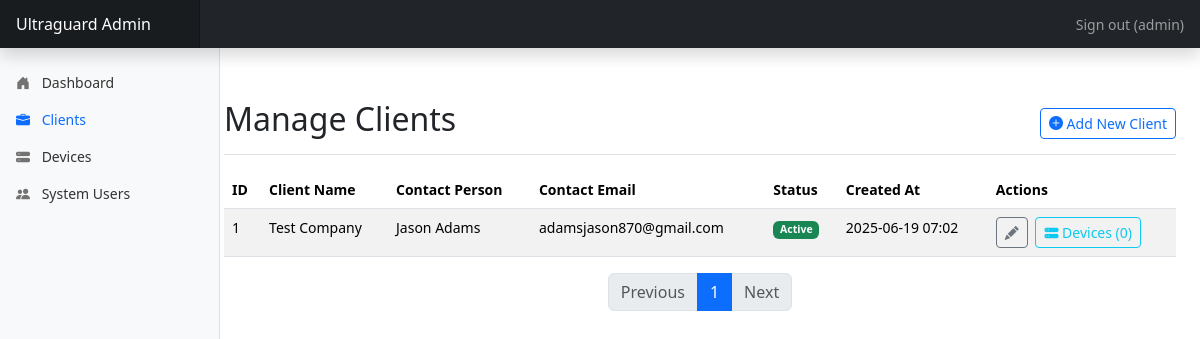
The app's page /admin/clients (signed in) with its own data.
### app/models.py (models this page shows, shortened)
class User(db.Model, UserMixin): # For both Ultraguard Admins and Client Users
    __tablename__ = 'users'
    id = db.Column(db.Integer, primary_key=True) # Required by UserMixin
    username = db.Column(db.String(80), unique=True, nullable=False) # Login username
    password_hash = db.Column(db.String(256), nullable=False)
    email = db.Column(db.String(120), unique=True, nullable=False) # Email for login/notifications
    role = db.Column(db.String(30), nullable=False, default='CLIENT_STAFF') # e.g., 'ULTRAGUARD_ADMIN', 'CLIENT_ADMIN', 'CLIENT_STAFF'
    is_active = db.Column(db.Boolean, default=True, nullable=False) # Required by UserMixin
    client_id = db.Column(db.Integer, db.ForeignKey('client.id'), nullable=True) # Null for Ultraguard Admins
    client = db.relationship('Client', backref=db.backref('client_users', lazy='dynamic'))
    created_at = db.Column(db.DateTime, default=lambda: datetime.now(timezone.utc))
    last_login_at = db.Column(db.DateTime, nullable=True)
    def is_ultraguard_admin(self):
        return self.role == 'ULTRAGUARD_ADMIN'

class Client(db.Model):
    __tablename__ = 'client'
    id = db.Column(db.Integer, primary_key=True)
    name = db.Column(db.String(150), unique=True, nullable=False)
    contact_person = db.Column(db.String(100), nullable=True)
    contact_email = db.Column(db.String(120), nullable=True)
    contact_phone = db.Column(db.String(30), nullable=True)
    is_active = db.Column(db.Boolean, default=True, nullable=False)
    created_at = db.Column(db.DateTime, default=lambda: datetime.now(timezone.utc))
    sites = db.relationship('Site', backref='client', lazy='dynamic', cascade="all, delete-orphan")
    devices = db.relationship('Device', backref='client', lazy='dynamic', cascade="all, delete-orphan")
    routes = db.relationship('Route', backref='client', lazy='dynamic', cascade="all, delete-orphan")
    checkpoints = db.relationship('Checkpoint', backref='client_owner', lazy='dynamic', cascade="all, delete-orphan")

### app/admin/routes.py (the view)
@bp.route('/clients')
@login_required
def list_clients():
    if not current_user.is_ultraguard_admin():
        flash('Access Denied.', 'danger')
        return redirect(url_for('admin.dashboard'))
    page = request.args.get('page', 1, type=int)
    clients = Client.query.order_by(Client.name.asc()).paginate(page=page, per_page=current_app.config.get('ITEMS_PER_PAGE', 10))
    return render_template('admin/clients/list_clients.html', title='Manage Clients', clients=clients)

### app/admin/routes.py (called while the page is built)
@login_manager.user_loader
def load_user(user_id):
    return db.session.get(User, int(user_id))

### app/templates/admin/clients/list_clients.html (shortened to what this page needs)
{% extends "admin_base.html" %}
{% block content %}
<div class="d-flex justify-content-between flex-wrap flex-md-nowrap align-items-center pt-3 pb-2 mb-3 border-bottom">
    <h1 class="h2">{{ title }}</h1>
    <div class="btn-toolbar mb-2 mb-md-0">
        <a href="{{ url_for('admin.add_client') }}" class="btn btn-sm btn-outline-primary">
            <i class="bi bi-plus-circle-fill"></i> Add New Client
        </a>
    </div>
</div>
{% if clients.items %}
<div class="table-responsive">
    <table class="table table-striped table-hover">
        <thead>
            <tr>
                <th>ID</th>
                <th>Client Name</th>
                <th>Contact Person</th>
                <th>Contact Email</th>
                <th>Status</th>
                <th>Created At</th>
                <th>Actions</th>
            </tr>
        </thead>
        <tbody>
            {% for client in clients.items %}
            <tr>
                <td>{{ client.id }}</td>
                <td>{{ client.name }}</td>
                <td>{{ client.contact_person or 'N/A' }}</td>
                <td>{{ client.contact_email or 'N/A' }}</td>
                <td>
                    {% if client.is_active %}
                        <span class="badge bg-success">Active</span>
                    {% else %}
                        <span class="badge bg-danger">Inactive</span>
                    {% endif %}
                </td>
                <td>{{ client.created_at.strftime('%Y-%m-%d %H:%M') if client.created_at else 'N/A' }}</td>
                <td>
                    <a href="{{ url_for('admin.edit_client', client_id=client.id) }}" class="btn btn-sm btn-outline-secondary me-1" title="Edit Client Details">
                        <i class="bi bi-pencil-fill"></i>
                    </a>
                    <a href="{{ url_for('admin.list_client_devices', client_id=client.id) }}" class="btn btn-sm btn-outline-info" title="Manage Devices for {{ client.name }}">
                        <i class="bi bi-hdd-stack-fill"></i> Devices ({{ client.devices.count() }})
                    </a>
                </td>
            </tr>
            {% endfor %}
        </tbody>
    </table>
</div>
<nav aria-label="Client list navigation">
    <ul class="pagination justify-content-center">
        {% if clients.has_prev %}
            <li class="page-item"><a class="page-link" href="{{ url_for('admin.list_clients', page=clients.prev_num) }}">Previous</a></li>
        {% else %}
            <li class="page-item disabled"><span class="page-link">Previous</span></li>
        {% endif %}
        {% for page_num in clients.iter_pages(left_edge=1, right_edge=1, left_current=2, right_current=2) %}
            {% if page_num %}
                {% if clients.page == page_num %}
                    <li class="page-item active"><span class="page-link">{{ page_num }}</span></li>
                {% else %}
                    <li class="page-item"><a class="page-link" href="{{ url_for('admin.list_clients', page=page_num) }}">{{ page_num }}</a></li>
                {% endif %}
            {% else %}
                <li class="page-item disabled"><span class="page-link">...</span></li>
            {% endif %}
        {% endfor %}
        {% if clients.has_next %}
            <li class="page-item"><a class="page-link" href="{{ url_for('admin.list_clients', page=clients.next_num) }}">Next</a></li>
        {% else %}
            <li class="page-item disabled"><span class="page-link">Next</span></li>
        {% endif %}
    </ul>
</nav>
{% else %}
<div class="alert alert-info mt-3" role="alert">
    No clients found. <a href="{{ url_for('admin.add_client') }}" class="alert-link">Add the first client now!</a>
</div>
{% endif %}
{% endblock %}

### app/templates/admin_base.html (shortened to what this page needs)
<!DOCTYPE html>
<html lang="en">
<head>
    <link href="https://cdn.jsdelivr.net/npm/bootstrap@5.3.2/dist/css/bootstrap.min.css" rel="stylesheet">
    <link href="https://cdn.jsdelivr.net/npm/bootstrap-icons@1.11.1/font/bootstrap-icons.css" rel="stylesheet">
</head>
<body>
    <header class="navbar navbar-dark sticky-top bg-dark flex-md-nowrap p-0 shadow">
        <a class="navbar-brand col-md-3 col-lg-2 me-0 px-3 fs-6" href="{{ url_for('admin.dashboard') }}">Ultraguard Admin</a>
        <div class="navbar-nav ms-auto">
            <div class="nav-item text-nowrap">
                {% if current_user.is_authenticated %}
                    <a class="nav-link px-3" href="{{ url_for('admin.logout') }}">Sign out ({{ current_user.username }})</a>
                {% else %}
                     <a class="nav-link px-3" href="{{ url_for('admin.login') }}">Sign in</a>
                {% endif %}
            </div>
        </div>
    </header>
    <div class="container-fluid">
        <div class="row">
            <nav id="sidebarMenu" class="col-md-3 col-lg-2 d-md-block bg-light sidebar collapse">
                <div class="sidebar-sticky pt-3">
                    <ul class="nav flex-column">
                        <li class="nav-item">
                            <a class="nav-link {% if request.endpoint == 'admin.dashboard' %}active{% endif %}" href="{{ url_for('admin.dashboard') }}">
                                <i class="bi bi-house-door-fill"></i> Dashboard
                            </a>
                        </li>
                        <li class="nav-item">
                            <a class="nav-link {% if 'client' in request.endpoint %}active{% endif %}" href="{{ url_for('admin.list_clients') }}">
                                <i class="bi bi-briefcase-fill"></i> Clients
                            </a>
                        </li>
                        <li class="nav-item">
                            <a class="nav-link {% if 'device' in request.endpoint %}active{% endif %}" href="{{ url_for('admin.list_all_devices') }}">
                                <i class="bi bi-hdd-stack-fill"></i> Devices
                            </a>
                        </li>
                         <li class="nav-item">
                             <a class="nav-link {% if 'system_user' in request.endpoint %}active{% endif %}" href="{{ url_for('admin.list_system_users') }}">
                                 <i class="bi bi-people-fill"></i> System Users
                             </a>
                         </li>
                    </ul>
                </div>
            </nav>
            <main class="col-md-9 ms-sm-auto col-lg-10 px-md-4 main-content">
                {% block content %}{% endblock %}
            </main>
        </div>
    </div>
</body>
</html>

### app/templates/admin_base.html (style rules this page uses)
body { font-size: .875rem; }
.sidebar { position: fixed; top: 0; bottom: 0; left: 0; z-index: 100; padding: 48px 0 0; box-shadow: inset -1px 0 0 rgba(0, 0, 0, .1); width: 220px; }
.sidebar-sticky { position: relative; top: 0; height: calc(100vh - 48px); padding-top: .5rem; overflow-x: hidden; overflow-y: auto; }
.sidebar .nav-link { font-weight: 500; color: #333; }
.sidebar .nav-link .bi { margin-right: 8px; color: #727272; width: 16px; text-align: center; }
.sidebar .nav-link.active { color: #0d6efd; }
.sidebar .nav-link:hover .bi, .sidebar .nav-link.active .bi { color: inherit; }
.main-content { margin-left: 220px; padding: 20px; }
.navbar-brand { padding-top: .75rem; padding-bottom: .75rem; font-size: 1rem; background-color: rgba(0, 0, 0, .25); box-shadow: inset -1px 0 0 rgba(0, 0, 0, .25); }

### records on screen
User: username "admin"
Client: id "1", name "Test Company", contact_person "Jason Adams", contact_email "adamsjason870@gmail.com", is_active "Active", created_at "2025-06-19 07:02", devices.count "0"

### other values on screen
{{ title }} "Manage Clients"
{{ page_num }} "1"
